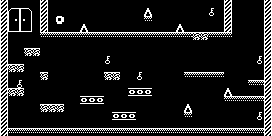

Rendered tile map (Tiled .tmx) drawn with the repository's tilesets; below, a short description and the map source with its tile grids summarised:
An orthogonal 34x17 tile map with 8x8 px tiles, 1 tile layer (Tile Layer 1), 1 hidden layer not drawn and 11 objects (4x 8, 3x 1, 2x 0, 15, 16).

<map version="1.0" orientation="orthogonal" renderorder="right-down" width="34" height="17" tilewidth="8" tileheight="8" nextobjectid="41">
 <properties>
  <property name="color1" value="130" />
  <property name="color2" value="120" />
  <property name="emmitercolor" value="112" />
  <property name="enemycolor" value="60" />
  <property name="hudcolor" value="37" />
  <property name="music" value="3" />
  <property name="name" value="library" />
  <property name="tilecolor" value="133" />
 </properties>
 <tileset firstgid="1" name="pacman" tilewidth="8" tileheight="8">
  <image source="tileset.png" width="160" height="200" />
 </tileset>
 <layer name="Tile Layer 1" width="34" height="17">
  <properties>
   <property name="texture" value="tileset" />
  </properties>
  <data>[578 cells, 154 non-empty, 18 distinct tile ids]</data>
 </layer>
 <objectgroup name="enemies">
  <properties>
   <property name="_type" value="1" />
   <property name="sizex" value="32" />
   <property name="sizey" value="32" />
   <property name="speedx" value="50" />
   <property name="speedy" value="100" />
   <property name="texture" value="enemies_32x32" />
  </properties>
  <object id="21" type="15" x="224" y="16">
   <properties>
    <property name="adelay" value="350" />
    <property name="areverse" value="1" />
    <property name="speedx" value="40" />
   </properties>
   <polyline points="-8,0 -168,0" />
  </object>
  <object id="26" type="16" x="16" y="112">
   <properties>
    <property name="adelay" value="350" />
   </properties>
   <polyline points="0,0 88,0" />
  </object>
  <object id="29" type="8" x="144" y="112">
   <properties>
    <property name="adelay" value="350" />
    <property name="areverse" value="1" />
    <property name="speedx" value="45" />
   </properties>
   <polyline points="0,0 112,0" />
  </object>
 </objectgroup>
 <objectgroup name="emiters">
  <properties>
   <property name="_type" value="2" />
   <property name="delay" value="5000" />
   <property name="offset" value="10000" />
   <property name="sizex" value="16" />
   <property name="sizey" value="16" />
   <property name="speed" value="25" />
   <property name="texture" value="enemies_16x16" />
  </properties>
  <object id="32" type="0" x="140" y="136">
   <properties>
    <property name="delay" value="10000" />
    <property name="offset" value="9000" />
   </properties>
   <polyline points="0,0 0,-148" />
  </object>
  <object id="33" type="1" x="244" y="136">
   <properties>
    <property name="delay" value="10000" />
    <property name="offset" value="6200" />
   </properties>
   <polyline points="0,0 0,-152" />
  </object>
  <object id="34" type="1" x="20" y="136">
   <properties>
    <property name="delay" value="10000" />
    <property name="offset" value="4500" />
   </properties>
   <polyline points="0,0 0,-154" />
  </object>
  <object id="35" type="8" x="172" y="136">
   <properties>
    <property name="delay" value="10000" />
    <property name="offset" value="7200" />
   </properties>
   <polyline points="0,0 0,-152" />
  </object>
  <object id="36" type="0" x="204" y="136">
   <properties>
    <property name="delay" value="10000" />
    <property name="offset" value="2200" />
   </properties>
   <polyline points="0,0 0,-152" />
  </object>
  <object id="37" type="8" x="100" y="136">
   <properties>
    <property name="delay" value="10000" />
    <property name="offset" value="8100" />
   </properties>
   <polyline points="0,0 0,-154" />
  </object>
  <object id="38" type="1" x="52" y="136">
   <properties>
    <property name="delay" value="10000" />
    <property name="offset" value="3700" />
   </properties>
   <polyline points="0,0 0,-156" />
  </object>
  <object id="39" type="8" x="76" y="136">
   <properties>
    <property name="delay" value="10000" />
    <property name="offset" value="800" />
   </properties>
   <polyline points="0,0 0,-156" />
  </object>
 </objectgroup>
 <layer name="background" width="34" height="17" visible="0">
  <properties>
   <property name="texture" value="tileset" />
  </properties>
  <data>[578 cells, 142 non-empty, 7 distinct tile ids]</data>
 </layer>
</map>
